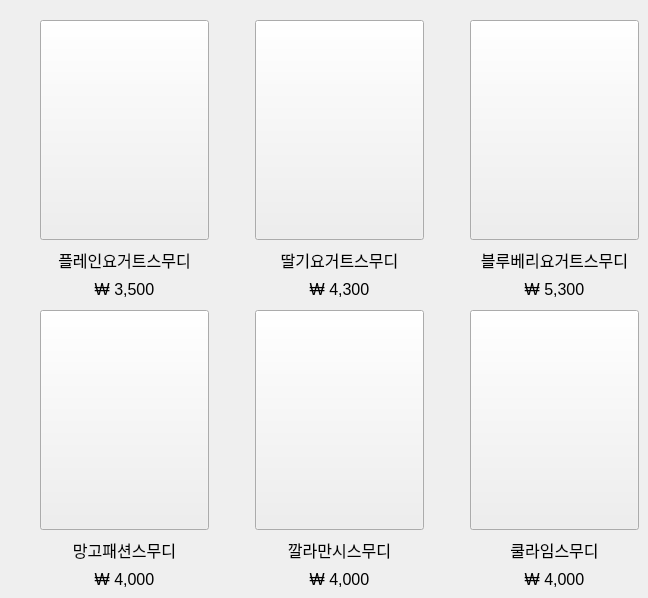
      <widget class="QWidget" name="tab_blended">
       <attribute name="title">
        <string>스무디(BLENDED)</string>
       </attribute>
       <widget class="QPushButton" name="btn_ggal">
        <property name="geometry">
         <rect>
          <x>255</x>
          <y>310</y>
          <width>169</width>
          <height>220</height>
         </rect>
        </property>
        <property name="text">
         <string/>
        </property>
        <property name="icon">
         <iconset>
          <normaloff>../../다운로드/빽다방/음료/깔라만시스무디-450x588.png</normaloff>../../다운로드/빽다방/음료/깔라만시스무디-450x588.png</iconset>
        </property>
        <property name="iconSize">
         <size>
          <width>169</width>
          <height>220</height>
         </size>
        </property>
       </widget>
       <widget class="QLabel" name="lime_price">
        <property name="geometry">
         <rect>
          <x>470</x>
          <y>570</y>
          <width>169</width>
          <height>19</height>
         </rect>
        </property>
        <property name="font">
         <font>
          <pointsize>12</pointsize>
         </font>
        </property>
        <property name="text">
         <string>₩ 4,000</string>
        </property>
        <property name="alignment">
         <set>Qt::AlignCenter</set>
        </property>
       </widget>
       <widget class="QLabel" name="label_blueberry">
        <property name="geometry">
         <rect>
          <x>470</x>
          <y>250</y>
          <width>169</width>
          <height>19</height>
         </rect>
        </property>
        <property name="font">
         <font>
          <pointsize>12</pointsize>
         </font>
        </property>
        <property name="text">
         <string>블루베리요거트스무디</string>
        </property>
        <property name="alignment">
         <set>Qt::AlignCenter</set>
        </property>
       </widget>
       <widget class="QLabel" name="mango_price">
        <property name="geometry">
         <rect>
          <x>40</x>
          <y>570</y>
          <width>169</width>
          <height>19</height>
         </rect>
        </property>
        <property name="font">
         <font>
          <pointsize>12</pointsize>
         </font>
        </property>
        <property name="text">
         <string>₩ 4,000</string>
        </property>
        <property name="alignment">
         <set>Qt::AlignCenter</set>
        </property>
       </widget>
       <widget class="QLabel" name="label_plain">
        <property name="geometry">
         <rect>
          <x>40</x>
          <y>250</y>
          <width>169</width>
          <height>19</height>
         </rect>
        </property>
        <property name="font">
         <font>
          <pointsize>12</pointsize>
         </font>
        </property>
        <property name="text">
         <string>플레인요거트스무디</string>
        </property>
        <property name="alignment">
         <set>Qt::AlignCenter</set>
        </property>
       </widget>
       <widget class="QPushButton" name="btn_strawberry">
        <property name="geometry">
         <rect>
          <x>255</x>
          <y>20</y>
          <width>169</width>
          <height>220</height>
         </rect>
        </property>
        <property name="text">
         <string/>
        </property>
        <property name="icon">
         <iconset>
          <normaloff>../../다운로드/딸기요거트스무디-2-450x588.png</normaloff>../../다운로드/딸기요거트스무디-2-450x588.png</iconset>
        </property>
        <property name="iconSize">
         <size>
          <width>169</width>
          <height>220</height>
         </size>
        </property>
       </widget>
       <widget class="QLabel" name="label_ggal">
        <property name="geometry">
         <rect>
          <x>255</x>
          <y>540</y>
          <width>169</width>
          <height>19</height>
         </rect>
        </property>
        <property name="font">
         <font>
          <pointsize>12</pointsize>
         </font>
        </property>
        <property name="text">
         <string>깔라만시스무디</string>
        </property>
        <property name="alignment">
         <set>Qt::AlignCenter</set>
        </property>
       </widget>
       <widget class="QPushButton" name="btn_lime">
        <property name="geometry">
         <rect>
          <x>470</x>
          <y>310</y>
          <width>169</width>
          <height>220</height>
         </rect>
        </property>
        <property name="text">
         <string/>
        </property>
        <property name="icon">
         <iconset>
          <normaloff>../../다운로드/빽다방/음료/쿨라임스무디-450x588.png</normaloff>../../다운로드/빽다방/음료/쿨라임스무디-450x588.png</iconset>
        </property>
        <property name="iconSize">
         <size>
          <width>169</width>
          <height>220</height>
         </size>
        </property>
       </widget>
       <widget class="QPushButton" name="btn_blueberry">
        <property name="geometry">
         <rect>
          <x>470</x>
          <y>20</y>
          <width>169</width>
          <height>220</height>
         </rect>
        </property>
        <property name="text">
         <string/>
        </property>
        <property name="icon">
         <iconset>
          <normaloff>../../다운로드/블루베리요거트스무디-450x588.png</normaloff>../../다운로드/블루베리요거트스무디-450x588.png</iconset>
        </property>
        <property name="iconSize">
         <size>
          <width>169</width>
          <height>220</height>
         </size>
        </property>
       </widget>
       <widget class="QLabel" name="strawberry_price">
        <property name="geometry">
         <rect>
          <x>255</x>
          <y>280</y>
          <width>169</width>
          <height>19</height>
         </rect>
        </property>
        <property name="font">
         <font>
          <pointsize>12</pointsize>
         </font>
        </property>
        <property name="text">
         <string>₩ 4,300</string>
        </property>
        <property name="alignment">
         <set>Qt::AlignCenter</set>
        </property>
       </widget>
       <widget class="QLabel" name="label_strawberry">
        <property name="geometry">
         <rect>
          <x>255</x>
          <y>250</y>
          <width>169</width>
          <height>19</height>
         </rect>
        </property>
        <property name="font">
         <font>
          <pointsize>12</pointsize>
         </font>
        </property>
        <property name="text">
         <string>딸기요거트스무디</string>
        </property>
        <property name="alignment">
         <set>Qt::AlignCenter</set>
        </property>
       </widget>
       <widget class="QPushButton" name="btn_mango">
        <property name="geometry">
         <rect>
          <x>40</x>
          <y>310</y>
          <width>169</width>
          <height>220</height>
         </rect>
        </property>
        <property name="text">
         <string/>
        </property>
        <property name="icon">
         <iconset>
          <normaloff>../../다운로드/빽다방/음료/망고패션스무디_thumb-450x588.png</normaloff>../../다운로드/빽다방/음료/망고패션스무디_thumb-450x588.png</iconset>
        </property>
        <property name="iconSize">
         <size>
          <width>169</width>
          <height>220</height>
         </size>
        </property>
       </widget>
       <widget class="QLabel" name="blueberry_price">
        <property name="geometry">
         <rect>
          <x>470</x>
          <y>280</y>
          <width>169</width>
          <height>19</height>
         </rect>
        </property>
        <property name="font">
         <font>
          <pointsize>12</pointsize>
         </font>
        </property>
        <property name="text">
         <string>₩ 5,300</string>
        </property>
        <property name="alignment">
         <set>Qt::AlignCenter</set>
        </property>
       </widget>
       <widget class="QPushButton" name="btn_plain">
        <property name="geometry">
         <rect>
          <x>40</x>
          <y>20</y>
          <width>169</width>
          <height>220</height>
         </rect>
        </property>
        <property name="text">
         <string/>
        </property>
        <property name="icon">
         <iconset>
          <normaloff>../../다운로드/플레인요거트스무디-450x588.png</normaloff>../../다운로드/플레인요거트스무디-450x588.png</iconset>
        </property>
        <property name="iconSize">
         <size>
          <width>169</width>
          <height>220</height>
         </size>
        </property>
       </widget>
       <widget class="QLabel" name="label_mango">
        <property name="geometry">
         <rect>
          <x>40</x>
          <y>540</y>
          <width>169</width>
          <height>19</height>
         </rect>
        </property>
        <property name="font">
         <font>
          <pointsize>12</pointsize>
         </font>
        </property>
        <property name="text">
         <string>망고패션스무디</string>
        </property>
        <property name="alignment">
         <set>Qt::AlignCenter</set>
        </property>
       </widget>
       <widget class="QLabel" name="label_lime">
        <property name="geometry">
         <rect>
          <x>470</x>
          <y>540</y>
          <width>169</width>
          <height>19</height>
         </rect>
        </property>
        <property name="font">
         <font>
          <pointsize>12</pointsize>
         </font>
        </property>
        <property name="text">
         <string>쿨라임스무디</string>
        </property>
        <property name="alignment">
         <set>Qt::AlignCenter</set>
        </property>
       </widget>
       <widget class="QLabel" name="plain_price">
        <property name="geometry">
         <rect>
          <x>40</x>
          <y>280</y>
          <width>169</width>
          <height>19</height>
         </rect>
        </property>
        <property name="font">
         <font>
          <pointsize>12</pointsize>
         </font>
        </property>
        <property name="text">
         <string>₩ 3,500</string>
        </property>
        <property name="alignment">
         <set>Qt::AlignCenter</set>
        </property>
       </widget>
       <widget class="QLabel" name="ggal_price">
        <property name="geometry">
         <rect>
          <x>255</x>
          <y>570</y>
          <width>169</width>
          <height>19</height>
         </rect>
        </property>
        <property name="font">
         <font>
          <pointsize>12</pointsize>
         </font>
        </property>
        <property name="text">
         <string>₩ 4,000</string>
        </property>
        <property name="alignment">
         <set>Qt::AlignCenter</set>
        </property>
       </widget>
      </widget>
